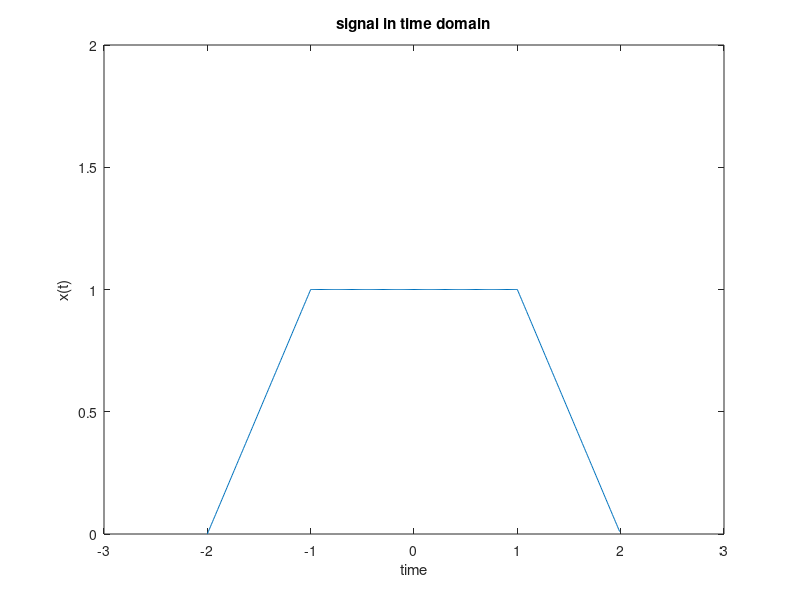
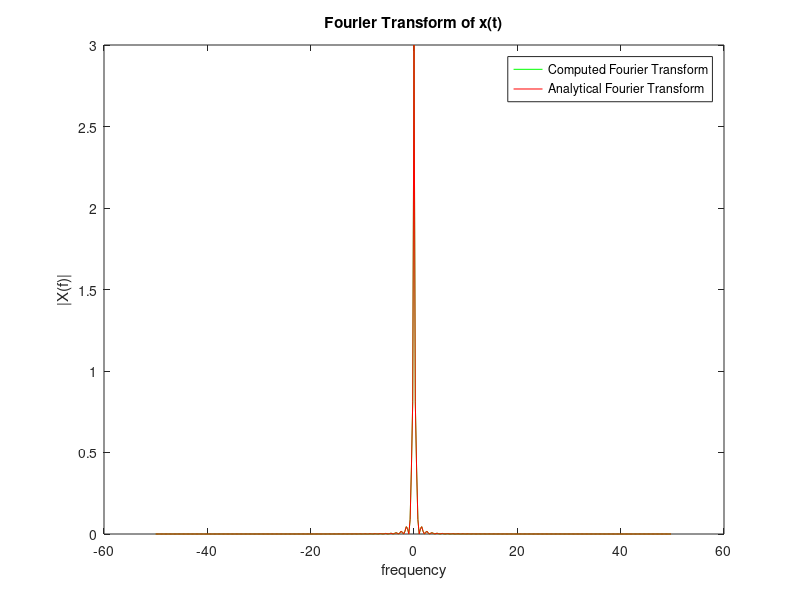

These charts were generated, in order, by the following MATLAB code:
clc
clear
close all
T=4;              %simulation time
fs=100;           %sampling frequency
ts=1/fs;          %time step
N=ceil(T/ts);     %number of time samples
df=1/T;           %frequency step , df=fs/N

t1=-2:ts:-1-ts;
t2=-1:ts:1-ts;
t3=1:ts:2-ts;
t=[t1,t2,t3];           %time vector
x1 = t1 + 2;            %x(t)  ,    -2<t<-1
x2 = ones(size(t2));    %x(t)  ,    -1<t<-1
x3 = 2 - t3;            %x(t)  ,     1<t<2
x = [x1, x2, x3];       %x(t) , signal in time domain
plot(t, x);
title('signal in time domain');
xlabel('time');
ylabel('x(t)');
ylim([0, 2])
xlim([-3, 3])

if(rem(N,2)==0)  %even
  f= (-0.5*fs): df: 0.5*fs-df;     %frequency vector if N is even
else      %odd
  f= -(0.5*fs-0.5*df) :df: (0.5*fs-0.5*df);     %frequency vector if N is odd
end
% Fourier transform
X_FT=fftshift(fft(x))*ts;    % multiplied by ts as the signal is non-periodic
% analytical expression
X_analytical = 3 .* sinc(f) .* sinc(3 * f);
figure 2
plot(f,abs(X_FT),'g',f,abs(X_analytical),'r')
xlabel('frequency');
ylabel('|X(f)|');
title('Fourier Transform of x(t)');
legend('Computed Fourier Transform','Analytical Fourier Transform');



